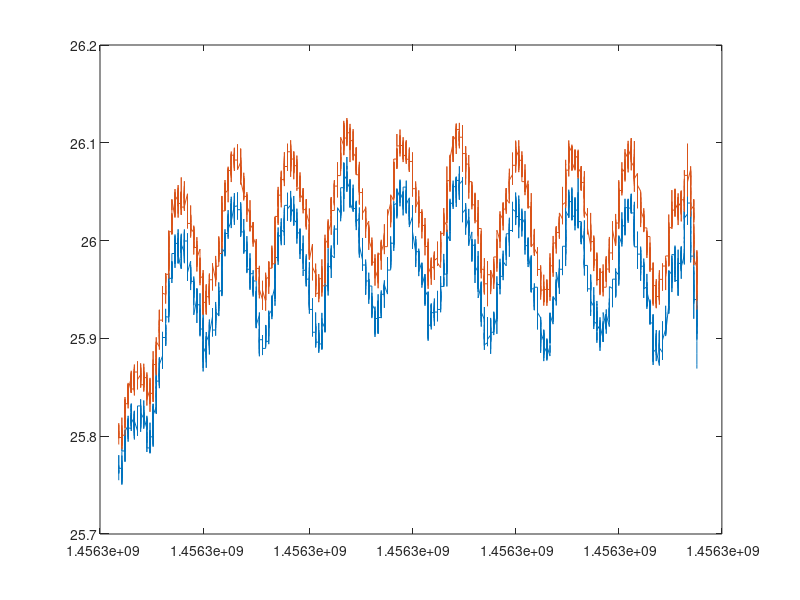

Here is the MATLAB script that generated this plot: (Note: this script raises an error after producing the figure.)
d = load('overnight.dat');

%sensors are interlaced
T1 = d(1:2:end,:);
T2 = d(2:2:end,:);

%quick plot to make sure things look reasonable.
plot(T1(:,1), T1(:,2), T2(:,1), T2(:,2))

PT1 = psd(T1(:,1), T1(:,2)-mean(T1(:,2)));
PT2 = psd(T2(:,1), T2(:,2)-mean(T2(:,2)));


residuals = [T1(:,1), T1(:,2) - T2(:,2)];

PResiduals = psd(residuals(:,1), residuals(:,2) - mean(residuals(:,2)));

%Plot it

loglog( ...
	PResiduals(:,1), sqrt(PResiduals(:,2)), ';residuals;',
	PT1(:,1), sqrt(PT1(:,2)) , ';Temperature Sensor 1;',
	PT2(:,1), sqrt(PT2(:,2)) , ';Temperature Sensor 2;'
	);

xlabel ('frequency (Hz)');
ylabel ('Temperature spectral amplitude (K/rtHz)');
title  ('Comparing two PT1000 sensors using a ProtoVoltaics readout');
